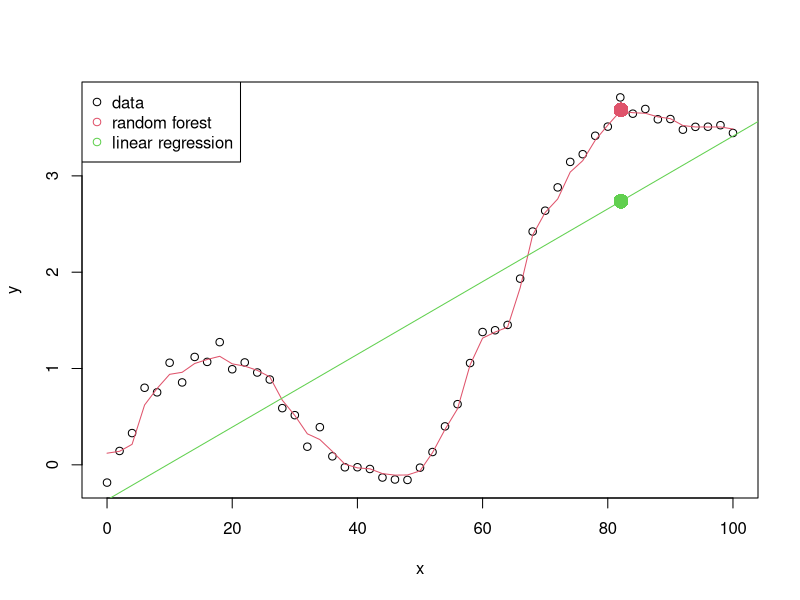

Here is the R script that generated this plot:
## 4 Nonlinear regression
#
# Here we will compare a linear and nonlinear regressor (random forest) on a
# one dimensional regression task.
# 

# load the random forest package
library(randomForest)

# create a dataset
# here y is a nonlinear function of x 
x <- seq(0, 100, 2.0)
y_ideal <- sin(x/10) + (x/50)^2

# add some noise to our target variable y_ideal
y <- y_ideal + rnorm(length(y_ideal))*0.1
train_data <- data.frame(x, y)

# fit linear model
lin <- lm(y~., data=train_data)

# fit random forest
rf <- randomForest(y ~ ., train_data)
rf_train_fit <- predict(rf, train_data)

# plot the fitted linear model and the random forest
plot(x, y, col=1)
lines(x, rf_train_fit, type='l', col=2)
abline(lin, col=3)
legend_text <- c('data', 'random forest', 'linear regression')
legend(x='topleft', legend=legend_text, col=c(1, 2, 3), pch=1)

# generate a random test point (sample between 0 and 100)
rand_point <- runif(1, 0, 100)
x_test <- data.frame(x=rand_point)

# linear model
# y = slope x + intercept
# lm_prediction <- lin$coefficients[[2]]*test_point+lin$coefficients[[1]]
lm_predicted <- predict(lin, x_test) 

# random forest
rf_predicted <- predict(rf, x_test) 

# plot single predictions
points(x_test[[1]], rf_predicted[[1]], pch=16, col=2, cex=2)
points(x_test[[1]], lm_predicted[[1]], pch=16, col=3, cex=2)
